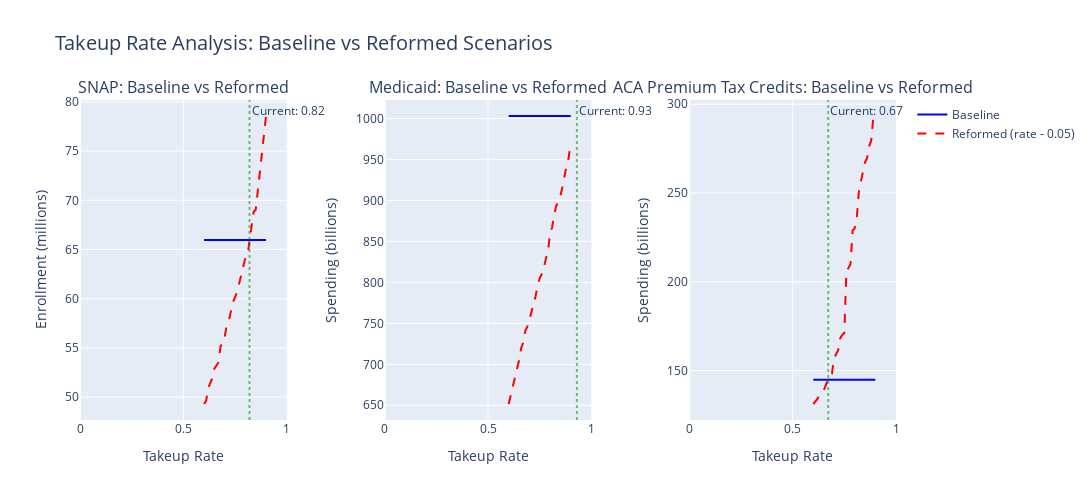
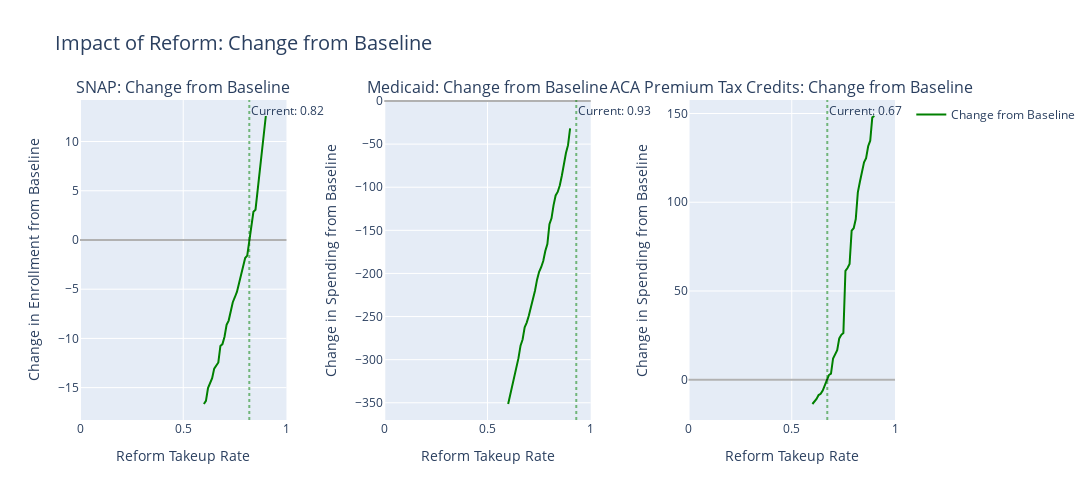

Notebook cell for these charts, in order:
### Code cell
# Show the figures
fig1.show()
fig2.show()

### Figure 1 — Plotly figure (JSON) as saved in the notebook; plotly's stock layout.template omitted (floating-point values rounded to 4 significant figures)
{"data": [{"hovertemplate": "Takeup Rate: %{x:.2f}<br>Enrollment (millions): %{y:.2f}<extra></extra>", "line": {"color": "blue", "width": 2}, "mode": "lines", "name": "Baseline", "showlegend": true, "type": "scatter", "x": [0.6, 0.61, 0.62, 0.63, 0.64, 0.65, 0.66, 0.67, 0.68, 0.69, 0.7, 0.71, 0.72, 0.73, 0.74, 0.75, 0.76, 0.77, 0.78, 0.79, 0.8, 0.81, 0.82, 0.83, 0.84, 0.85, 0.86, 0.87, 0.88, 0.89, 0.9], "xaxis": "x", "y": [65.97, 65.97, 65.97, 65.97, 65.97, 65.97, 65.97, 65.97, 65.97, 65.97, 65.97, 65.97, 65.97, 65.97, 65.97, 65.97, 65.97, 65.97, 65.97, 65.97, 65.97, 65.97, 65.97, 65.97, 65.97, 65.97, 65.97, 65.97, 65.97, 65.97, 65.97], "yaxis": "y"}, {"hovertemplate": "Takeup Rate: %{x:.2f}<br>Enrollment (millions): %{y:.2f}<extra></extra>", "line": {"color": "red", "dash": "dash", "width": 2}, "mode": "lines", "name": "Reformed (rate - 0.05)", "showlegend": true, "type": "scatter", "x": [0.6, 0.61, 0.62, 0.63, 0.64, 0.65, 0.66, 0.67, 0.68, 0.69, 0.7, 0.71, 0.72, 0.73, 0.74, 0.75, 0.76, 0.77, 0.78, 0.79, 0.8, 0.81, 0.82, 0.83, 0.84, 0.85, 0.86, 0.87, 0.88, 0.89, 0.9], "xaxis": "x", "y": [49.31, 49.62, 50.93, 51.34, 51.93, 52.91, 53.19, 53.53, 55.2, 55.39, 56.14, 57.35, 57.78, 58.75, 59.65, 60.15, 60.69, 61.55, 62.36, 63.35, 64.14, 64.37, 65.97, 67.24, 68.83, 69.04, 70.99, 72.62, 74.26, 76.18, 78.56], "yaxis": "y"}, {"hovertemplate": "Takeup Rate: %{x:.2f}<br>Spending (billions): %{y:.2f}<extra></extra>", "line": {"color": "blue", "width": 2}, "mode": "lines", "name": "Baseline", "showlegend": false, "type": "scatter", "x": [0.6, 0.61, 0.62, 0.63, 0.64, 0.65, 0.66, 0.67, 0.68, 0.69, 0.7, 0.71, 0.72, 0.73, 0.74, 0.75, 0.76, 0.77, 0.78, 0.79, 0.8, 0.81, 0.82, 0.83, 0.84, 0.85, 0.86, 0.87, 0.88, 0.89, 0.9], "xaxis": "x2", "y": [1003.0, 1003.0, 1003.0, 1003.0, 1003.0, 1003.0, 1003.0, 1003.0, 1003.0, 1003.0, 1003.0, 1003.0, 1003.0, 1003.0, 1003.0, 1003.0, 1003.0, 1003.0, 1003.0, 1003.0, 1003.0, 1003.0, 1003.0, 1003.0, 1003.0, 1003.0, 1003.0, 1003.0, 1003.0, 1003.0, 1003.0], "yaxis": "y2"}, {"hovertemplate": "Takeup Rate: %{x:.2f}<br>Spending (billions): %{y:.2f}<extra></extra>", "line": {"color": "red", "dash": "dash", "width": 2}, "mode": "lines", "name": "Reformed (rate - 0.05)", "showlegend": false, "type": "scatter", "x": [0.6, 0.61, 0.62, 0.63, 0.64, 0.65, 0.66, 0.67, 0.68, 0.69, 0.7, 0.71, 0.72, 0.73, 0.74, 0.75, 0.76, 0.77, 0.78, 0.79, 0.8, 0.81, 0.82, 0.83, 0.84, 0.85, 0.86, 0.87, 0.88, 0.89, 0.9], "xaxis": "x2", "y": [651.6, 661.8, 672.9, 685.3, 695.9, 704.7, 719.2, 726.4, 740.5, 745.9, 753.9, 763.8, 771.4, 783.0, 795.8, 804.9, 810.2, 817.4, 828.9, 837.0, 860.0, 867.0, 882.3, 893.4, 897.5, 905.0, 916.3, 930.3, 942.6, 951.8, 971.2], "yaxis": "y2"}, {"hovertemplate": "Takeup Rate: %{x:.2f}<br>Spending (billions): %{y:.2f}<extra></extra>", "line": {"color": "blue", "width": 2}, "mode": "lines", "name": "Baseline", "showlegend": false, "type": "scatter", "x": [0.6, 0.61, 0.62, 0.63, 0.64, 0.65, 0.66, 0.67, 0.68, 0.69, 0.7, 0.71, 0.72, 0.73, 0.74, 0.75, 0.76, 0.77, 0.78, 0.79, 0.8, 0.81, 0.82, 0.83, 0.84, 0.85, 0.86, 0.87, 0.88, 0.89, 0.9], "xaxis": "x3", "y": [144.8, 144.8, 144.8, 144.8, 144.8, 144.8, 144.8, 144.8, 144.8, 144.8, 144.8, 144.8, 144.8, 144.8, 144.8, 144.8, 144.8, 144.8, 144.8, 144.8, 144.8, 144.8, 144.8, 144.8, 144.8, 144.8, 144.8, 144.8, 144.8, 144.8, 144.8], "yaxis": "y3"}, {"hovertemplate": "Takeup Rate: %{x:.2f}<br>Spending (billions): %{y:.2f}<extra></extra>", "line": {"color": "red", "dash": "dash", "width": 2}, "mode": "lines", "name": "Reformed (rate - 0.05)", "showlegend": false, "type": "scatter", "x": [0.6, 0.61, 0.62, 0.63, 0.64, 0.65, 0.66, 0.67, 0.68, 0.69, 0.7, 0.71, 0.72, 0.73, 0.74, 0.75, 0.76, 0.77, 0.78, 0.79, 0.8, 0.81, 0.82, 0.83, 0.84, 0.85, 0.86, 0.87, 0.88, 0.89, 0.9], "xaxis": "x3", "y": [131.1, 132.3, 134.0, 136.2, 136.9, 138.7, 142.2, 144.6, 147.4, 148.2, 156.8, 159.2, 161.4, 168.1, 170.1, 171.1, 206.2, 207.7, 210.0, 228.8, 230.2, 235.4, 250.4, 256.3, 262.6, 267.3, 269.6, 276.3, 279.5, 292.6, 293.4], "yaxis": "y3"}], "layout": {"annotations": [{"font": {"size": 16}, "showarrow": false, "text": "SNAP: Baseline vs Reformed", "x": 0.1267, "xanchor": "center", "xref": "paper", "y": 1, "yanchor": "bottom", "yref": "paper"}, {"font": {"size": 16}, "showarrow": false, "text": "Medicaid: Baseline vs Reformed", "x": 0.5, "xanchor": "center", "xref": "paper", "y": 1, "yanchor": "bottom", "yref": "paper"}, {"font": {"size": 16}, "showarrow": false, "text": "ACA Premium Tax Credits: Baseline vs Reformed", "x": 0.8733, "xanchor": "center", "xref": "paper", "y": 1, "yanchor": "bottom", "yref": "paper"}, {"showarrow": false, "text": "Current: 0.82", "x": 0.82, "xanchor": "left", "xref": "x", "y": 1, "yanchor": "top", "yref": "y domain"}, {"showarrow": false, "text": "Current: 0.93", "x": 0.93, "xanchor": "left", "xref": "x2", "y": 1, "yanchor": "top", "yref": "y2 domain"}, {"showarrow": false, "text": "Current: 0.67", "x": 0.672, "xanchor": "left", "xref": "x3", "y": 1, "yanchor": "top", "yref": "y3 domain"}], "height": 500, "hovermode": "x unified", "shapes": [{"line": {"color": "green", "dash": "dot"}, "opacity": 0.5, "type": "line", "x0": 0.82, "x1": 0.82, "xref": "x", "y0": 0, "y1": 1, "yref": "y domain"}, {"line": {"color": "green", "dash": "dot"}, "opacity": 0.5, "type": "line", "x0": 0.93, "x1": 0.93, "xref": "x2", "y0": 0, "y1": 1, "yref": "y2 domain"}, {"line": {"color": "green", "dash": "dot"}, "opacity": 0.5, "type": "line", "x0": 0.672, "x1": 0.672, "xref": "x3", "y0": 0, "y1": 1, "yref": "y3 domain"}], "title": {"font": {"size": 20}, "text": "Takeup Rate Analysis: Baseline vs Reformed Scenarios"}, "width": 1400, "xaxis": {"anchor": "y", "domain": [0, 0.2533], "range": [0, 1], "title": {"text": "Takeup Rate"}}, "xaxis2": {"anchor": "y2", "domain": [0.3733, 0.6267], "range": [0, 1], "title": {"text": "Takeup Rate"}}, "xaxis3": {"anchor": "y3", "domain": [0.7467, 1], "range": [0, 1], "title": {"text": "Takeup Rate"}}, "yaxis": {"anchor": "x", "domain": [0, 1], "title": {"text": "Enrollment (millions)"}}, "yaxis2": {"anchor": "x2", "domain": [0, 1], "title": {"text": "Spending (billions)"}}, "yaxis3": {"anchor": "x3", "domain": [0, 1], "title": {"text": "Spending (billions)"}}}}

### Figure 2 — Plotly figure (JSON) as saved in the notebook; plotly's stock layout.template omitted (floating-point values rounded to 4 significant figures)
{"data": [{"hovertemplate": "Reform Takeup Rate: %{x:.2f}<br>Change: %{y:.2f}<extra></extra>", "line": {"color": "green", "width": 2}, "mode": "lines", "name": "Change from Baseline", "showlegend": true, "type": "scatter", "x": [0.6, 0.61, 0.62, 0.63, 0.64, 0.65, 0.66, 0.67, 0.68, 0.69, 0.7, 0.71, 0.72, 0.73, 0.74, 0.75, 0.76, 0.77, 0.78, 0.79, 0.8, 0.81, 0.82, 0.83, 0.84, 0.85, 0.86, 0.87, 0.88, 0.89, 0.9], "xaxis": "x", "y": [-16.66, -16.35, -15.04, -14.63, -14.04, -13.06, -12.78, -12.44, -10.77, -10.58, -9.829, -8.623, -8.189, -7.221, -6.322, -5.818, -5.281, -4.417, -3.614, -2.62, -1.835, -1.595, 0, 1.273, 2.861, 3.073, 5.015, 6.654, 8.288, 10.21, 12.59], "yaxis": "y"}, {"hovertemplate": "Reform Takeup Rate: %{x:.2f}<br>Change: %{y:.2f}<extra></extra>", "line": {"color": "green", "width": 2}, "mode": "lines", "name": "Change from Baseline", "showlegend": false, "type": "scatter", "x": [0.6, 0.61, 0.62, 0.63, 0.64, 0.65, 0.66, 0.67, 0.68, 0.69, 0.7, 0.71, 0.72, 0.73, 0.74, 0.75, 0.76, 0.77, 0.78, 0.79, 0.8, 0.81, 0.82, 0.83, 0.84, 0.85, 0.86, 0.87, 0.88, 0.89, 0.9], "xaxis": "x2", "y": [-351.4, -341.2, -330.1, -317.7, -307.1, -298.3, -283.7, -276.5, -262.5, -257.0, -249.1, -239.2, -231.6, -220.0, -207.2, -198.1, -192.8, -185.6, -174.1, -165.9, -142.9, -136.0, -120.7, -109.6, -105.5, -97.98, -86.65, -72.68, -60.39, -51.21, -31.79], "yaxis": "y2"}, {"hovertemplate": "Reform Takeup Rate: %{x:.2f}<br>Change: %{y:.2f}<extra></extra>", "line": {"color": "green", "width": 2}, "mode": "lines", "name": "Change from Baseline", "showlegend": false, "type": "scatter", "x": [0.6, 0.61, 0.62, 0.63, 0.64, 0.65, 0.66, 0.67, 0.68, 0.69, 0.7, 0.71, 0.72, 0.73, 0.74, 0.75, 0.76, 0.77, 0.78, 0.79, 0.8, 0.81, 0.82, 0.83, 0.84, 0.85, 0.86, 0.87, 0.88, 0.89, 0.9], "xaxis": "x3", "y": [-13.65, -12.43, -10.78, -8.593, -7.904, -6.044, -2.571, -0.1297, 2.668, 3.441, 12.01, 14.43, 16.66, 23.29, 25.31, 26.37, 61.4, 62.98, 65.19, 83.98, 85.38, 90.58, 105.6, 111.6, 117.8, 122.5, 124.8, 131.5, 134.7, 147.8, 148.6], "yaxis": "y3"}], "layout": {"annotations": [{"font": {"size": 16}, "showarrow": false, "text": "SNAP: Change from Baseline", "x": 0.1267, "xanchor": "center", "xref": "paper", "y": 1, "yanchor": "bottom", "yref": "paper"}, {"font": {"size": 16}, "showarrow": false, "text": "Medicaid: Change from Baseline", "x": 0.5, "xanchor": "center", "xref": "paper", "y": 1, "yanchor": "bottom", "yref": "paper"}, {"font": {"size": 16}, "showarrow": false, "text": "ACA Premium Tax Credits: Change from Baseline", "x": 0.8733, "xanchor": "center", "xref": "paper", "y": 1, "yanchor": "bottom", "yref": "paper"}, {"showarrow": false, "text": "Current: 0.82", "x": 0.82, "xanchor": "left", "xref": "x", "y": 1, "yanchor": "top", "yref": "y domain"}, {"showarrow": false, "text": "Current: 0.93", "x": 0.93, "xanchor": "left", "xref": "x2", "y": 1, "yanchor": "top", "yref": "y2 domain"}, {"showarrow": false, "text": "Current: 0.67", "x": 0.672, "xanchor": "left", "xref": "x3", "y": 1, "yanchor": "top", "yref": "y3 domain"}], "height": 500, "hovermode": "x unified", "shapes": [{"line": {"color": "black"}, "opacity": 0.3, "type": "line", "x0": 0, "x1": 1, "xref": "x domain", "y0": 0, "y1": 0, "yref": "y"}, {"line": {"color": "green", "dash": "dot"}, "opacity": 0.5, "type": "line", "x0": 0.82, "x1": 0.82, "xref": "x", "y0": 0, "y1": 1, "yref": "y domain"}, {"line": {"color": "black"}, "opacity": 0.3, "type": "line", "x0": 0, "x1": 1, "xref": "x2 domain", "y0": 0, "y1": 0, "yref": "y2"}, {"line": {"color": "green", "dash": "dot"}, "opacity": 0.5, "type": "line", "x0": 0.93, "x1": 0.93, "xref": "x2", "y0": 0, "y1": 1, "yref": "y2 domain"}, {"line": {"color": "black"}, "opacity": 0.3, "type": "line", "x0": 0, "x1": 1, "xref": "x3 domain", "y0": 0, "y1": 0, "yref": "y3"}, {"line": {"color": "green", "dash": "dot"}, "opacity": 0.5, "type": "line", "x0": 0.672, "x1": 0.672, "xref": "x3", "y0": 0, "y1": 1, "yref": "y3 domain"}], "title": {"font": {"size": 20}, "text": "Impact of Reform: Change from Baseline"}, "width": 1400, "xaxis": {"anchor": "y", "domain": [0, 0.2533], "range": [0, 1], "title": {"text": "Reform Takeup Rate"}}, "xaxis2": {"anchor": "y2", "domain": [0.3733, 0.6267], "range": [0, 1], "title": {"text": "Reform Takeup Rate"}}, "xaxis3": {"anchor": "y3", "domain": [0.7467, 1], "range": [0, 1], "title": {"text": "Reform Takeup Rate"}}, "yaxis": {"anchor": "x", "domain": [0, 1], "title": {"text": "Change in Enrollment from Baseline"}}, "yaxis2": {"anchor": "x2", "domain": [0, 1], "title": {"text": "Change in Spending from Baseline"}}, "yaxis3": {"anchor": "x3", "domain": [0, 1], "title": {"text": "Change in Spending from Baseline"}}}}
